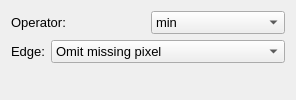
         <widget class="QWidget" name="tab">
          <attribute name="title">
           <string>Spatial Filtering</string>
          </attribute>
          <layout class="QVBoxLayout" name="verticalLayout_10">
           <item>
            <layout class="QVBoxLayout" name="verticalLayout_9">
             <item>
              <layout class="QHBoxLayout" name="horizontalLayout_8">
               <item>
                <widget class="QLabel" name="label_4">
                 <property name="font">
                  <font>
                   <pointsize>10</pointsize>
                  </font>
                 </property>
                 <property name="text">
                  <string>Operator:</string>
                 </property>
                </widget>
               </item>
               <item>
                <widget class="QComboBox" name="algo">
                 <property name="font">
                  <font>
                   <pointsize>10</pointsize>
                  </font>
                 </property>
                 <item>
                  <property name="text">
                   <string>min</string>
                  </property>
                 </item>
                 <item>
                  <property name="text">
                   <string>max</string>
                  </property>
                 </item>
                 <item>
                  <property name="text">
                   <string>median</string>
                  </property>
                 </item>
                 <item>
                  <property name="text">
                   <string>average</string>
                  </property>
                 </item>
                 <item>
                  <property name="text">
                   <string>weight average</string>
                  </property>
                 </item>
                 <item>
                  <property name="text">
                   <string>laplacian</string>
                  </property>
                 </item>
                 <item>
                  <property name="text">
                   <string>sobel 1</string>
                  </property>
                 </item>
                 <item>
                  <property name="text">
                   <string>sobel 2</string>
                  </property>
                 </item>
                 <item>
                  <property name="text">
                   <string>custom</string>
                  </property>
                 </item>
                </widget>
               </item>
              </layout>
             </item>
             <item>
              <layout class="QHBoxLayout" name="horizontalLayout_9">
               <item>
                <widget class="QLabel" name="label_5">
                 <property name="font">
                  <font>
                   <pointsize>10</pointsize>
                  </font>
                 </property>
                 <property name="text">
                  <string>Edge:</string>
                 </property>
                </widget>
               </item>
               <item>
                <widget class="QComboBox" name="edge">
                 <property name="font">
                  <font>
                   <pointsize>10</pointsize>
                  </font>
                 </property>
                 <item>
                  <property name="text">
                   <string>Omit missing pixel</string>
                  </property>
                 </item>
                 <item>
                  <property name="text">
                   <string>Pad the image </string>
                  </property>
                 </item>
                 <item>
                  <property name="text">
                   <string>Replicate border pixels</string>
                  </property>
                 </item>
                 <item>
                  <property name="text">
                   <string>Truncate the image</string>
                  </property>
                 </item>
                 <item>
                  <property name="text">
                   <string>Allow pixels wrap around the image</string>
                  </property>
                 </item>
                </widget>
               </item>
              </layout>
             </item>
            </layout>
           </item>
           <item>
            <layout class="QHBoxLayout" name="horizontalLayout_16">
             <item>
              <spacer name="horizontalSpacer_2">
               <property name="orientation">
                <enum>Qt::Horizontal</enum>
               </property>
               <property name="sizeHint" stdset="0">
                <size>
                 <width>40</width>
                 <height>20</height>
                </size>
               </property>
              </spacer>
             </item>
             <item>
              <widget class="Mat3x3" name="matrixFil">
               <property name="enabled">
                <bool>false</bool>
               </property>
              </widget>
             </item>
            </layout>
           </item>
          </layout>
         </widget>
